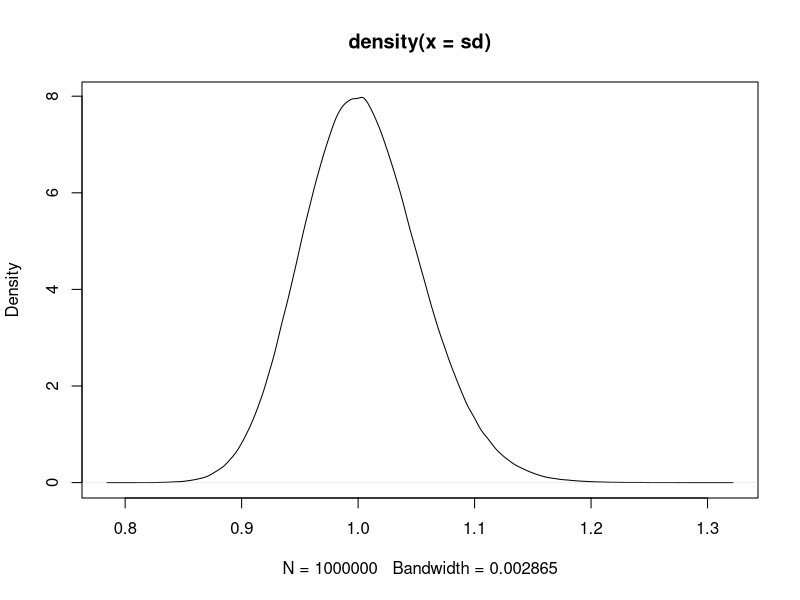
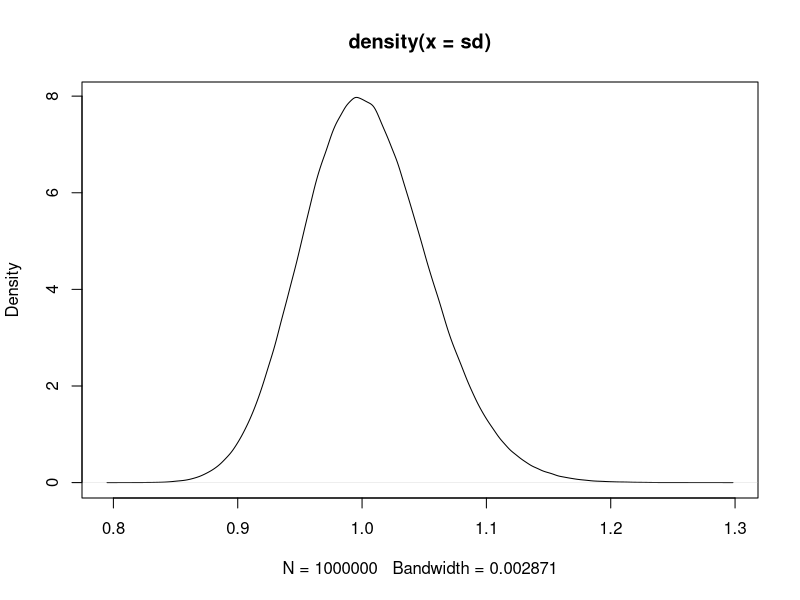
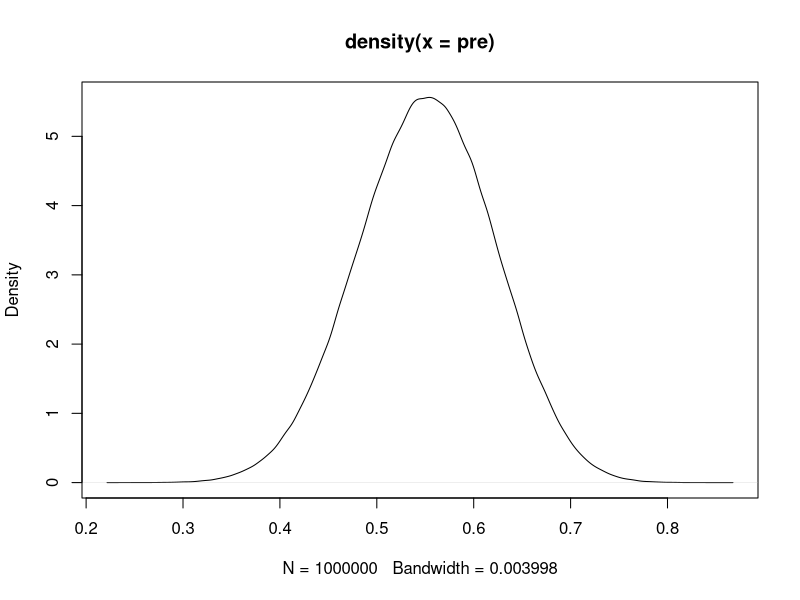
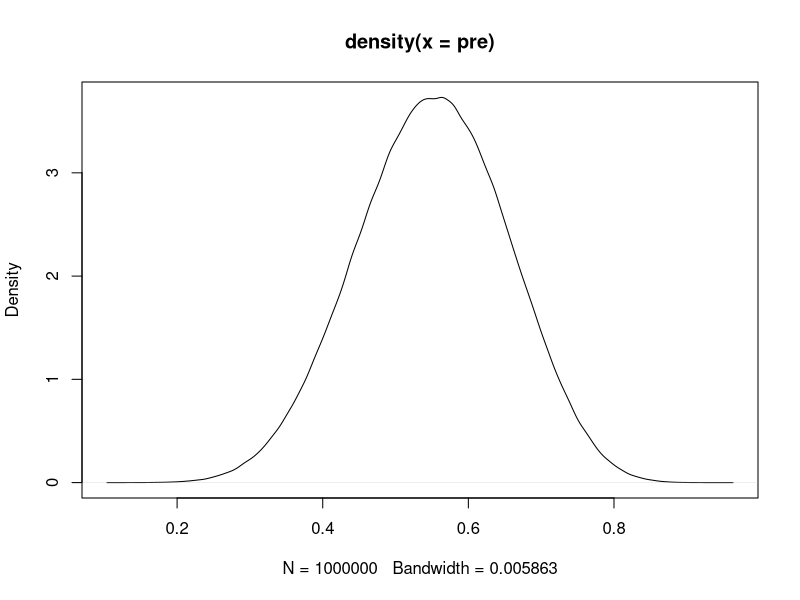
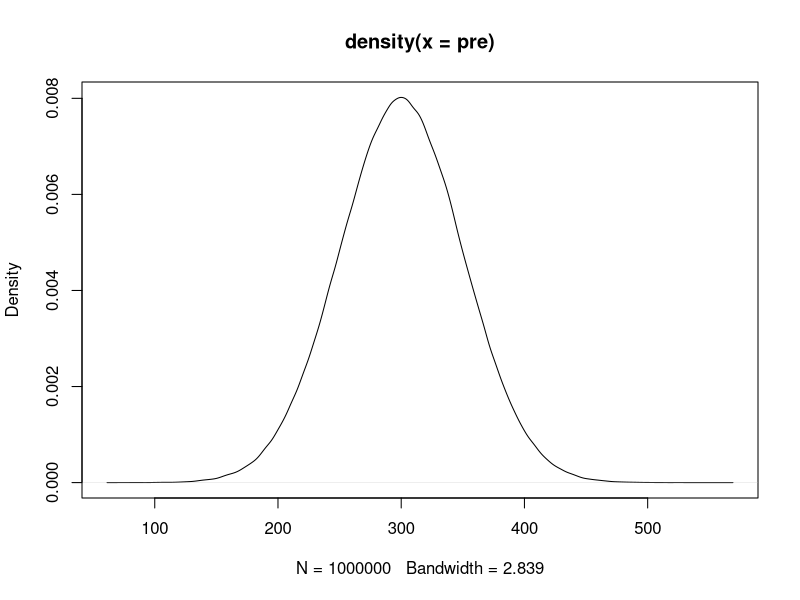

These figures' R source, in order:
## For gamma distribution
# plot function - precision instead of sd
pg = function(shp, rt){
  pre = rgamma(1e6, shp, rt)
  sd = sqrt(1/pre)
  plot(density(sd))
}
pg(100, 100)
mean = 1
var = .01
rt = mean / var
shp = mean * rt
pg(shp, rt)

## For beta distribution
pb = function(shp, rt){
  pre = rbeta(1e6, shp, rt)
  plot(density(pre))
}
mean = .2
var_max = mean * (1 - mean)
var = .01
shp = mean * (mean * (1 - mean) / var - 1)
rt = (1 - mean) * (mean * (1 - mean) / var - 1)
pb(27, 22) 
pb(0.55 * 10 / 0.45, 10)
## For normal distribution
pn = function(mean, sd){
  pre = rnorm(1e6, mean, sd)
  plot(density(pre))
}
pn(300, 50)
